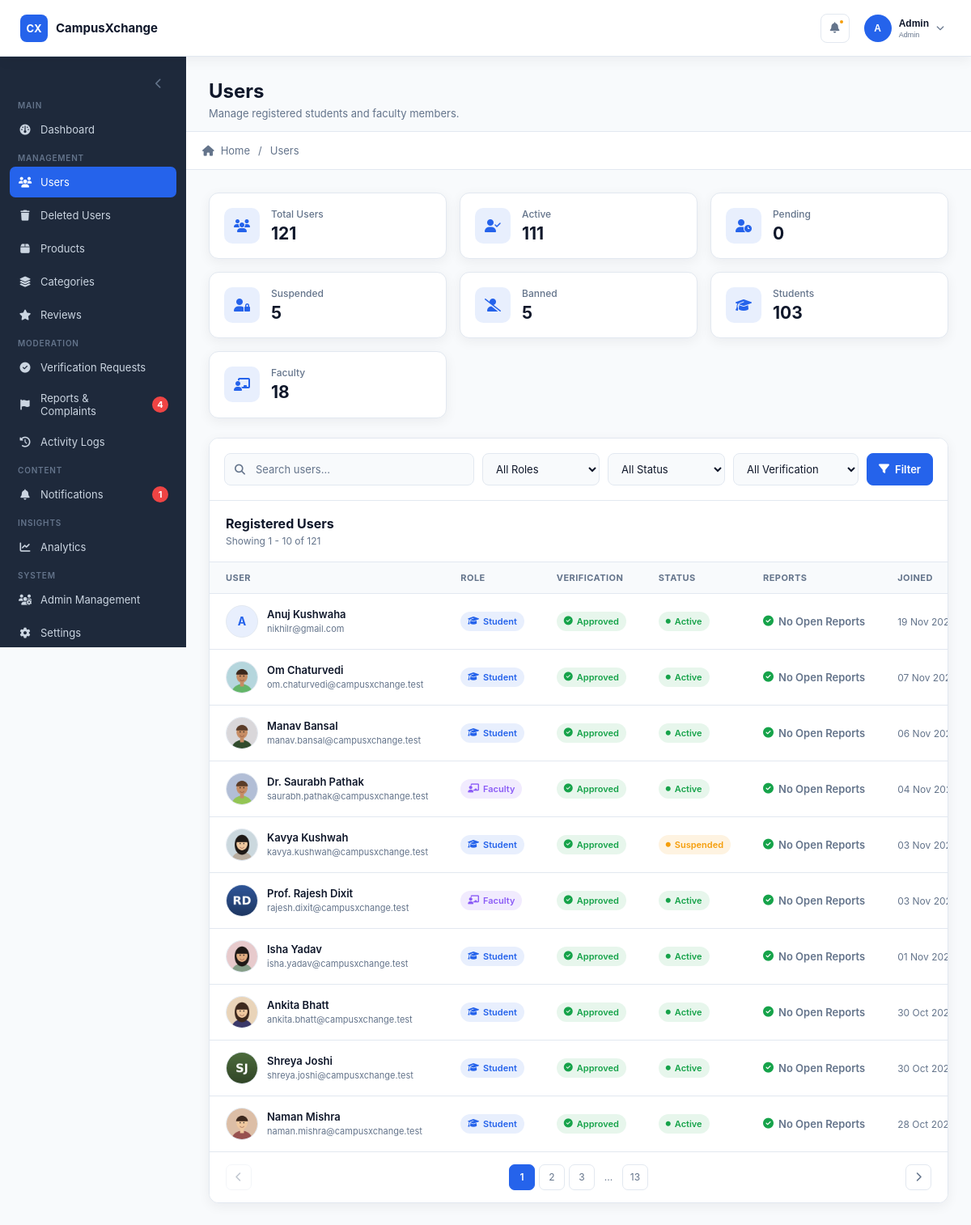
Page /admin/users (signed in) on the committed database.
### tables this page shows
CREATE TABLE `users` (
  `user_id` int(11) NOT NULL,
  `full_name` varchar(100) NOT NULL,
  `email` varchar(150) NOT NULL,
  `pending_email` varchar(150) DEFAULT NULL,
  `phone` varchar(15) DEFAULT NULL,
  `role` enum('Student','Faculty') DEFAULT NULL,
  `password` varchar(255) NOT NULL,
  `email_verified_at` datetime DEFAULT NULL,
  `status` enum('Pending','Active','Suspended','Banned') DEFAULT 'Pending',
  `session_version` int(11) NOT NULL DEFAULT 1,
  `created_at` timestamp NOT NULL DEFAULT current_timestamp(),
  `updated_at` timestamp NOT NULL DEFAULT current_timestamp() ON UPDATE current_timestamp(),
  `deleted_at` datetime DEFAULT NULL
);

### admin/users.php (the view, shortened to what the rows shown need)
<?php
include '../server/database/db_connect.php';
$per_page = 10;
$page = isset($_GET['page'])
    ? (int) $_GET['page']
    : 1;
$where = [
    "u.deleted_at IS NULL"
];
$params = [];
$types = "";
$where_sql = implode(" AND ", $where);
$offset = ($page - 1) * $per_page;
$sql = "
    SELECT
        u.user_id,
        u.full_name,
        u.email,
        u.phone,
        u.role,
        u.status,
        u.email_verified_at,
        u.created_at,
        up.profile_picture,
        up.department,
        up.course,
        up.year_of_study,
        uv.id_type,
        uv.id_number,
        uv.verification_status,
        uv.verified_at,
        (
            SELECT COUNT(*)
            FROM Reports r
            WHERE r.reported_user_id = u.user_id
            AND r.report_type = 'User'
            AND r.status IN ('Pending', 'Under Review')
            AND r.deleted_at IS NULL
        ) AS report_count
    FROM Users u
    LEFT JOIN User_Profiles up
        ON u.user_id = up.user_id
    LEFT JOIN User_Verification uv
        ON u.user_id = uv.user_id
    WHERE $where_sql
    ORDER BY u.created_at DESC
    LIMIT ? OFFSET ?
";
$list_params = $params;
$list_types = $types . "ii";
$list_params[] = $per_page;
$list_params[] = $offset;
$stmt = $conn->prepare($sql);
$stmt->bind_param(
    $list_types,
    ...$list_params
);
if (!$stmt->execute()) {
    die(
        "Failed to execute users query: " .
        htmlspecialchars($stmt->error)
    );
}
$result = $stmt->get_result();
$users = [];
while ($row = $result->fetch_assoc()) {
    $users[] = $row;
}
include 'includes/admin_header.php';
?>
<div class="users-page">
    <div class="users-card">
        <div class="users-table-wrapper">
            <table class="users-table">
                <thead>
                    <tr>
                        <th>
                            User
                        </th>
                        <th>
                            Role
                        </th>
                        <th>
                            Verification
                        </th>
                        <th>
                            Status
                        </th>
                        <th>
                            Reports
                        </th>
                        <th>
                            Joined
                        </th>
                    </tr>
                </thead>
                <tbody>
                <?php if (!empty($users)): ?>
                    <?php foreach ($users as $user): ?>
                        <?php
                        $full_name =
                            $user['full_name'] ?? 'Unknown User';
                        $initial =
                            strtoupper(
                                substr(
                                    trim($full_name),
                                    0,
                                    1
                                )
                            );
                        $profile_picture =
                            $user['profile_picture'] ?? '';
                        $user_role =
                            $user['role'] ?? 'Not Assigned';
                        $user_status =
                            $user['status'] ?? 'Pending';
                        $verification_status =
                            $user['verification_status']
                            ?? 'Not Submitted';
                        ?>
                        <tr>
                            <td>
                                <div class="user-table-profile">
                                    <?php if (
                                        !empty($profile_picture)
                                    ): ?>
                                        <img
                                            src="../uploads/user_profiles/<?= htmlspecialchars($profile_picture) ?>"
                                            alt="<?= htmlspecialchars($full_name) ?>"
                                            class="user-avatar"
                                        >
                                    <?php else: ?>
                                        <div class="user-avatar-placeholder">
                                            <?= htmlspecialchars($initial) ?>
                                        </div>
                                    <?php endif; ?>
                                    <div class="user-info">
                                        <strong>
                                            <?= htmlspecialchars(
                                                $full_name
                                            ) ?>
                                        </strong>
                                        <span>
                                            <?= htmlspecialchars(
                                                $user['email']
                                            ) ?>
                                        </span>
                                    </div>
                                </div>
                            </td>
                            <td>
                                <?php if (
                                    $user_role === 'Student'
                                ): ?>
                                    <span class="role-badge role-student">
                                        <i class="fa-solid fa-graduation-cap"></i>
                                        Student
                                    </span>
                                <?php elseif (
                                    $user_role === 'Faculty'
                                ): ?>
                                    <span class="role-badge role-faculty">
                                        <i class="fa-solid fa-chalkboard-user"></i>
                                        Faculty
                                    </span>
                                <?php else: ?>
                                    <span class="role-badge role-pending">
                                        Not Assigned
                                    </span>
                                <?php endif; ?>
                            </td>
                            <td>
                                <?php if (
                                    $verification_status === 'Approved'
                                ): ?>
                                    <span class="verification-badge verification-approved">
                                        <i class="fa-solid fa-circle-check"></i>
                                        Approved
                                    </span>
                                <?php else: ?>
                                    <span class="verification-badge verification-none">
                                        Not Submitted
                                    </span>
                                <?php endif; ?>
                            </td>
                            <td>
                                <?php if (
                                    $user_status === 'Active'
                                ): ?>
                                    <span class="status-badge status-active">
                                        <i class="fa-solid fa-circle"></i>
                                        Active
                                    </span>
                                <?php elseif (
                                    $user_status === 'Suspended'
                                ): ?>
                                    <span class="status-badge status-suspended">
                                        <i class="fa-solid fa-circle"></i>
                                        Suspended
                                    </span>
                                <?php endif; ?>
                            </td>
                            <td>
                                <?php
                                $report_count = (int) ($user['report_count'] ?? 0);
                                ?>
                                <?php if ($report_count > 0): ?>
                                    <a
                                        href="reports?user_id=<?= (int) $user['user_id'] ?>"
                                        class="user-report-link user-report-active"
                                        title="View open reports"
                                    >
                                        <i class="fa-solid fa-flag"></i>
                                        <?= $report_count ?>
                                        <?= $report_count === 1 ? 'Open Report' : 'Open Reports' ?>
                                    </a>
                                <?php else: ?>
                                    <span class="user-report-none">
                                        <i class="fa-solid fa-circle-check"></i>
                                        No Open Reports
                                    </span>
                                <?php endif; ?>
                            </td>
                            <td>
                                <span class="user-date">
                                    <?= !empty($user['created_at'])
                                        ? date(
                                            'd M Y',
                                            strtotime(
                                                $user['created_at']
                                            )
                                        )
                                        : '—'
                                    ?>
                                </span>
                            </td>
                        </tr>
                    <?php endforeach; ?>
                <?php endif; ?>
                </tbody>
            </table>
        </div>
    </div>
</div>
<?php include 'includes/admin_footer.php'; ?>

### rows in the picture
users: full_name "A", full_name "Anuj Kushwaha", email "nikhilr@gmail.com", role "Student" (drawn), status "Active" (drawn), created_at "19 Nov…"
users: shows a picture, full_name "Om Chaturvedi", email "om.chaturvedi@campusxchange.test", role "Student" (drawn), status "Active" (drawn), created_at "07 Nov…"
users: shows a picture, full_name "Manav Bansal", email "manav.bansal@campusxchange.test", role "Student" (drawn), status "Active" (drawn), created_at "06 Nov…"
users: shows a picture, full_name "Dr. Saurabh Pathak", email "saurabh.pathak@campusxchange.test", role "Faculty" (drawn), status "Active" (drawn), created_at "04 Nov…"
users: shows a picture, full_name "Kavya Kushwah", email "kavya.kushwah@campusxchange.test", role "Student" (drawn), status "Suspended" (drawn), created_at "03 Nov…"
users: shows a picture, full_name "Prof. Rajesh Dixit", email "rajesh.dixit@campusxchange.test", role "Faculty" (drawn), status "Active" (drawn), created_at "03 Nov…"
users: shows a picture, full_name "Isha Yadav", email "isha.yadav@campusxchange.test", role "Student" (drawn), status "Active" (drawn), created_at "01 Nov…"
users: shows a picture, full_name "Ankita Bhatt", email "ankita.bhatt@campusxchange.test", role "Student" (drawn), status "Active" (drawn), created_at "30 Oct…"
users: shows a picture, full_name "Shreya Joshi", email "shreya.joshi@campusxchange.test", role "Student" (drawn), status "Active" (drawn), created_at "30 Oct…"
users: shows a picture, full_name "Naman Mishra", email "naman.mishra@campusxchange.test", role "Student" (drawn), status "Active" (drawn), created_at "28 Oct…"

### other values in the picture
substr($admin['full_name'] ?? 'A', 0, 1) "A"
explode(' ', trim($admin['full_name'] ?? 'Admin'))[0] "Admin"
$admin['admin_role'] "Admin"
$sidebar_reports_count "4"
$sidebar_notifications_count "1"
$page_description "Manage registered students and faculty members."
$label "Users"
$total_users "121"
$active_users "111"
$pending_users "0"
$suspended_users "5"
$banned_users "5"
$total_students "103"
$total_faculty "18"
$offset + 1 "1"
